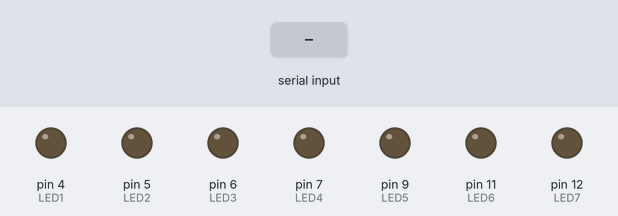
Simulated run of this sketch. Board: Arduino Uno, built with avr-gcc and run on an emulated ATmega328P. Parts: output pins drawn as LEDs (lit = HIGH). Inputs (shaded band) come from the test bench. What the sketch prints to the serial monitor is not drawn.

Above: at 1.3 s.
1.4 s: "1" received over the second serial link
At 1.8 s:
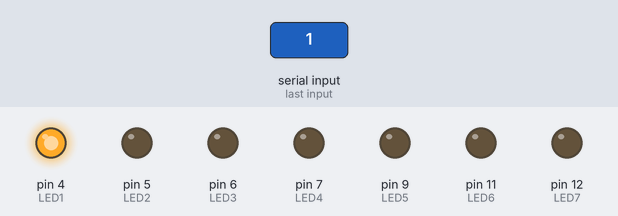
2.9 s: "2" received over the second serial link
At 4.1 s:
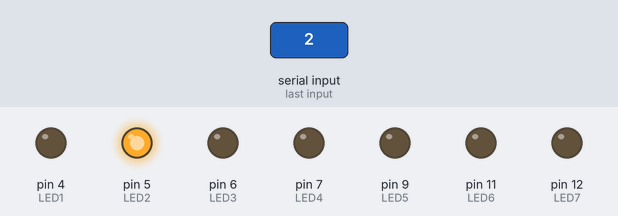
4.4 s: "3" received over the second serial link
At 5.3 s:
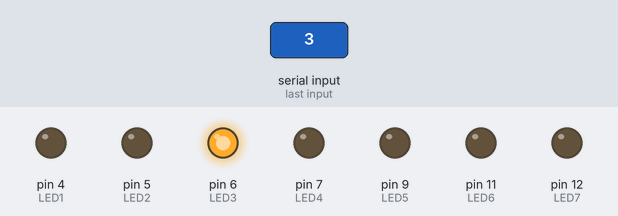
5.9 s: "4" received over the second serial link
At 6.4 s:
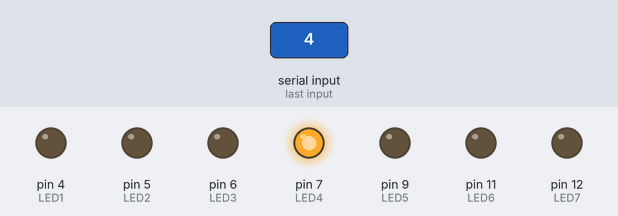
7.4 s: "5" received over the second serial link
At 8.6 s:
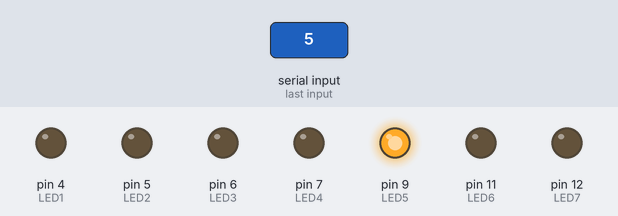
8.9 s: "6" received over the second serial link
At 9.9 s:
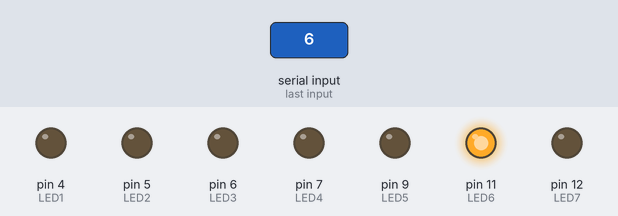
Timing chart, 0 to 11.4 s (numbered marks = the images above; inputs shaded):
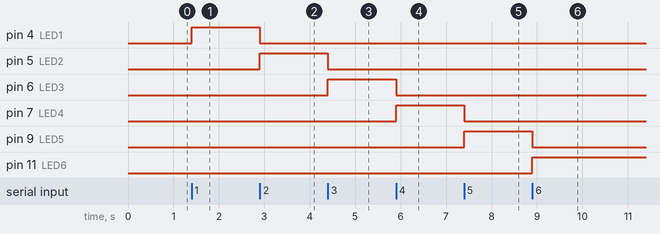

Measured:
- after the input at 1.4 s, pin 4 (LED1): LOW → HIGH at once
- after the input at 2.9 s, pin 4 (LED1): HIGH → LOW at once; pin 5 (LED2): LOW → HIGH at once
- after the input at 4.4 s, pin 5 (LED2): HIGH → LOW at once; pin 6 (LED3): LOW → HIGH at once
- after the input at 5.9 s, pin 6 (LED3): HIGH → LOW at once; pin 7 (LED4): LOW → HIGH at once
- after the input at 7.4 s, pin 7 (LED4): HIGH → LOW at once; pin 9 (LED5): LOW → HIGH at once
- after the input at 8.9 s, pin 9 (LED5): HIGH → LOW at once; pin 11 (LED6): LOW → HIGH at once

The sketch:

receiver.ino
```cpp
#define LED1 4
#define LED2 5
#define LED3 6
#define LED4 7
#define LED5 9
#define LED6 11
#define LED7 12

// For serial communication...
#define BAU_RATE 9600
#define TX_ARD 2  // Tx pin on this arduino (rx : receiver)
#define RX_ARD 3  // RX pin on this ardiuno (tx : transmitter)

#include <SoftwareSerial.h>

SoftwareSerial mySerial(RX_ARD, TX_ARD);

int message = 0;


void setup()
{
  Serial.begin(BAU_RATE);
  mySerial.begin(BAU_RATE);

  // pin configurations...
  pinMode(LED1, OUTPUT);
  pinMode(LED2, OUTPUT);
  pinMode(LED3, OUTPUT);
  pinMode(LED4, OUTPUT);
  pinMode(LED5, OUTPUT);
  pinMode(LED6, OUTPUT);
  pinMode(LED7, OUTPUT);

  delay(100); // Wait little bit for stabilization

  //testing the first Arduino can send data via USB (arduino_1 ---> computer)
  // you will see this message on the serial monitor
  Serial.println("Hello! I'm first Arduino!");
}

void loop()
{

  mySerial.listen();
  if (mySerial.available() > 0) // Is there any data package coming from other arduino?
  {
    message = mySerial.read();  // Read what is coming and store in message

    mySerial.write(message);
  }

    if (message == '0') // Turn off all Leds
    {

      digitalWrite(LED1, LOW);
      digitalWrite(LED2, LOW);
      digitalWrite(LED3, LOW);
      digitalWrite(LED4, LOW);
      digitalWrite(LED5, LOW);
      digitalWrite(LED6, LOW);
      digitalWrite(LED7, LOW);

    }

    else if (message == '1')
    {
      digitalWrite(LED1, HIGH);
      digitalWrite(LED2, LOW);
      digitalWrite(LED3, LOW);
      digitalWrite(LED4, LOW);
      digitalWrite(LED5, LOW);
      digitalWrite(LED6, LOW);
      digitalWrite(LED7, LOW);
    }

    else if (message == '2')
    {
      digitalWrite(LED1, LOW);
      digitalWrite(LED2, HIGH);
      digitalWrite(LED3, LOW);
      digitalWrite(LED4, LOW);
      digitalWrite(LED5, LOW);
      digitalWrite(LED6, LOW);
      digitalWrite(LED7, LOW);
    }

    else if (message == '3')
    {
      digitalWrite(LED1, LOW);
      digitalWrite(LED2, LOW);
      digitalWrite(LED3, HIGH);
      digitalWrite(LED4, LOW);
      digitalWrite(LED5, LOW);
      digitalWrite(LED6, LOW);
      digitalWrite(LED7, LOW);
    }

    else if (message == '4')
    {
      digitalWrite(LED1, LOW);
      digitalWrite(LED2, LOW);
      digitalWrite(LED3, LOW);
      digitalWrite(LED4, HIGH);
      digitalWrite(LED5, LOW);
      digitalWrite(LED6, LOW);
      digitalWrite(LED7, LOW);
    }

    else if (message == '5')
    {
      digitalWrite(LED1, LOW);
      digitalWrite(LED2, LOW);
      digitalWrite(LED3, LOW);
      digitalWrite(LED4, LOW);
      digitalWrite(LED5, HIGH);
      digitalWrite(LED6, LOW);
      digitalWrite(LED7, LOW);
    }

    else if (message == '6')
    {
      digitalWrite(LED1, LOW);
      digitalWrite(LED2, LOW);
      digitalWrite(LED3, LOW);
      digitalWrite(LED4, LOW);
      digitalWrite(LED5, LOW);
      digitalWrite(LED6, HIGH);
      digitalWrite(LED7, LOW);
    }

    else if (message == '7')
    {
      digitalWrite(LED1, LOW);
      digitalWrite(LED2, LOW);
      digitalWrite(LED3, LOW);
      digitalWrite(LED4, LOW);
      digitalWrite(LED5, LOW);
      digitalWrite(LED6, LOW);
      digitalWrite(LED7, HIGH);
    }

    else if (message == 'A')  // If message is 'A'all, turn on all LEDs
    {
    digitalWrite(LED1, HIGH);
      digitalWrite(LED2, HIGH);
      digitalWrite(LED3, HIGH);
      digitalWrite(LED4, HIGH);
      digitalWrite(LED5, HIGH);
      digitalWrite(LED6, HIGH);
      digitalWrite(LED7, HIGH);
    }


}
```
